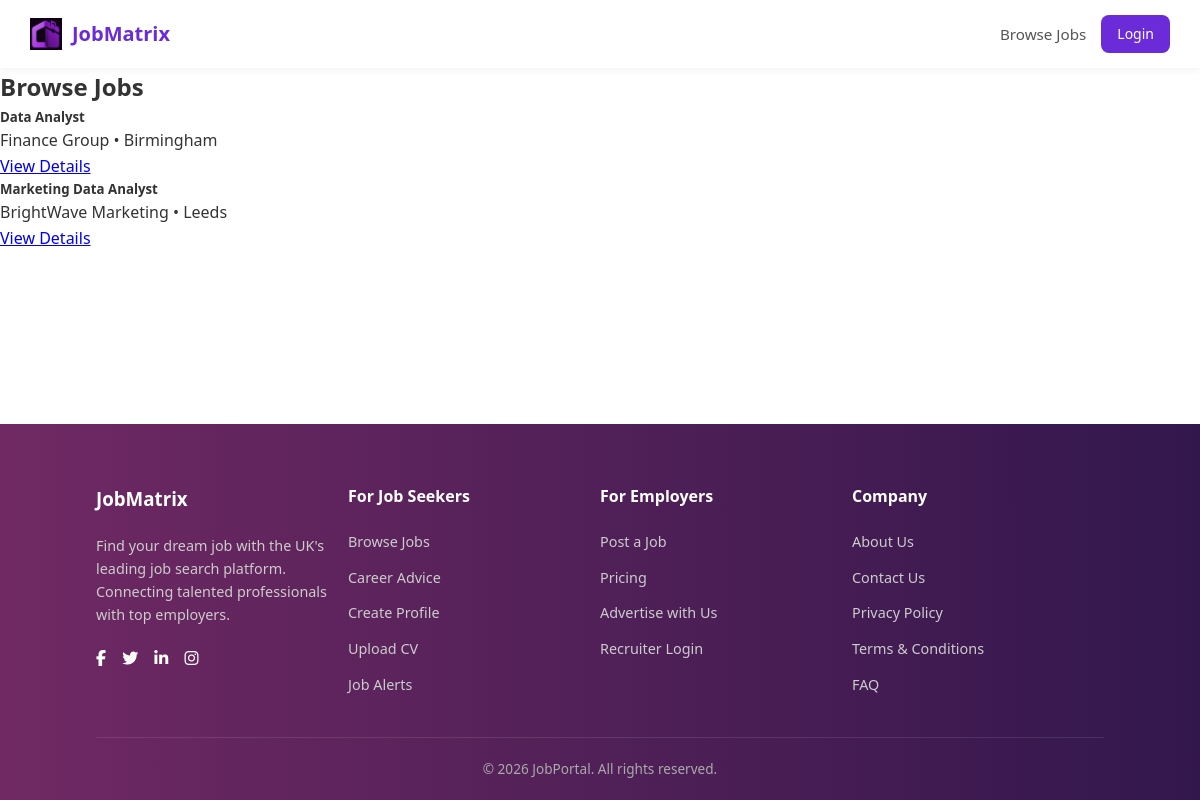
The app's page /browse.php?keyword=Data Analyst with its own data.
### tables this page shows
CREATE TABLE `jobs` (
  `id` int(11) NOT NULL,
  `title` varchar(255) DEFAULT NULL,
  `company` varchar(255) DEFAULT NULL,
  `location` varchar(255) DEFAULT NULL,
  `salary` varchar(100) DEFAULT NULL,
  `type` varchar(50) DEFAULT NULL,
  `category` varchar(100) DEFAULT NULL,
  `description` text DEFAULT NULL,
  `created_at` timestamp NOT NULL DEFAULT current_timestamp(),
  `is_promoted` tinyint(1) DEFAULT 0
);

### browse.php (the view)
<?php
include 'includes/db.php';
include 'includes/header.php';
$keyword = $_GET['keyword'] ?? '';
$sql = "SELECT * FROM jobs";
if($keyword){
    $sql .= " WHERE title LIKE '%$keyword%' OR company LIKE '%$keyword%'";
}
$result = $conn->query($sql);
?>
<div class="container my-5">
<h2>Browse Jobs</h2>
<?php while($job = $result->fetch_assoc()): ?>
<div class="card p-3 mb-3">
  <h5><?= $job['title'] ?></h5>
  <p><?= $job['company'] ?> • <?= $job['location'] ?></p>
  <a href="job.php?id=<?= $job['id'] ?>">View Details</a>
</div>
<?php endwhile; ?>
</div>
<?php include 'includes/footer.php'; ?>

### assets/css/style.css (style rules this page uses)
* { margin: 0; padding: 0; box-sizing: border-box; }
body { font-family: 'Segoe UI', Tahoma, Geneva, Verdana, sans-serif; background-color: white; color: #333; line-height: 1.6; min-height: 100vh; display: flex; flex-direction: column; }

### records on screen
jobs: title "Data Analyst", company "Finance Group", location "Birmingham"
jobs: title "Marketing Data Analyst", company "BrightWave Marketing", location "Leeds"
